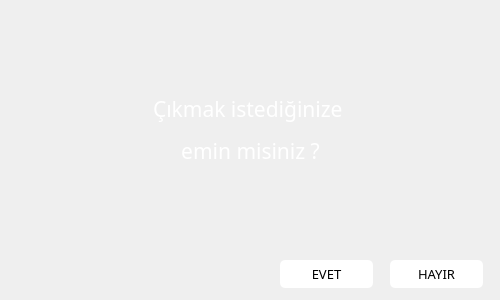
<?xml version="1.0" encoding="UTF-8"?>
<ui version="4.0">
 <class>quit_window</class>
 <widget class="QMainWindow" name="quit_window">
  <property name="geometry">
   <rect>
    <x>0</x>
    <y>0</y>
    <width>500</width>
    <height>300</height>
   </rect>
  </property>
  <property name="windowTitle">
   <string>MainWindow</string>
  </property>
  <widget class="QWidget" name="centralwidget">
   <widget class="QLabel" name="lbl_background">
    <property name="geometry">
     <rect>
      <x>0</x>
      <y>0</y>
      <width>500</width>
      <height>300</height>
     </rect>
    </property>
    <property name="styleSheet">
     <string notr="true">background-image: url(:/images/quitbackground.png);</string>
    </property>
    <property name="text">
     <string/>
    </property>
   </widget>
   <widget class="QPushButton" name="btn_no">
    <property name="geometry">
     <rect>
      <x>390</x>
      <y>260</y>
      <width>93</width>
      <height>28</height>
     </rect>
    </property>
    <property name="font">
     <font>
      <family>Bahnschrift</family>
      <pointsize>10</pointsize>
     </font>
    </property>
    <property name="styleSheet">
     <string notr="true">QPushButton#btn_no {	
	background-color: rgb(255,255,255);
	color: rgb(0,0,0);
	border-radius:5px;
}
QPushButton#btn_no:hover{	
	color: rgb(255,0,0);
	background-color: qlineargradient(spread:pad, x1:0, y1:0.505682, x2:1, y2:0.477, stop:0 rgb(255, 255, 255), stop:1  rgb(255, 255, 255));
}
QPushButton#btn_no:pressed{
	padding-left:2px;
	padding-top:2px;	
	background-color: rgb(255, 255, 255);
}</string>
    </property>
    <property name="text">
     <string>HAYIR</string>
    </property>
   </widget>
   <widget class="QPushButton" name="btn_yes">
    <property name="geometry">
     <rect>
      <x>280</x>
      <y>260</y>
      <width>93</width>
      <height>28</height>
     </rect>
    </property>
    <property name="font">
     <font>
      <family>Bahnschrift</family>
      <pointsize>10</pointsize>
     </font>
    </property>
    <property name="styleSheet">
     <string notr="true">QPushButton#btn_yes {	
	background-color: rgb(255,255,255);
	color: rgb(0,0,0);
	border-radius:5px;
}
QPushButton#btn_yes:hover{	
	color: rgb(255,0,0);
	background-color: qlineargradient(spread:pad, x1:0, y1:0.505682, x2:1, y2:0.477, stop:0 rgb(255, 255, 255), stop:1  rgb(255, 255, 255));
}
QPushButton#btn_yes:pressed{
	padding-left:2px;
	padding-top:2px;	
	background-color: rgb(255, 255, 255);
}</string>
    </property>
    <property name="text">
     <string>EVET</string>
    </property>
   </widget>
   <widget class="QLabel" name="lbl_question">
    <property name="geometry">
     <rect>
      <x>0</x>
      <y>60</y>
      <width>501</width>
      <height>141</height>
     </rect>
    </property>
    <property name="font">
     <font>
      <family>Bahnschrift</family>
     </font>
    </property>
    <property name="text">
     <string>&lt;html&gt;&lt;head/&gt;&lt;body&gt;&lt;p align=&quot;center&quot;&gt;&lt;span style=&quot; font-size:16pt; color:#ffffff;&quot;&gt;Çıkmak istediğinize &lt;/span&gt;&lt;/p&gt;&lt;p align=&quot;center&quot;&gt;&lt;span style=&quot; font-size:16pt; color:#ffffff;&quot;&gt;emin misiniz ?&lt;/span&gt;&lt;/p&gt;&lt;/body&gt;&lt;/html&gt;</string>
    </property>
   </widget>
  </widget>
 </widget>
 <resources>
  <include location="res.qrc"/>
 </resources>
 <connections/>
</ui>
